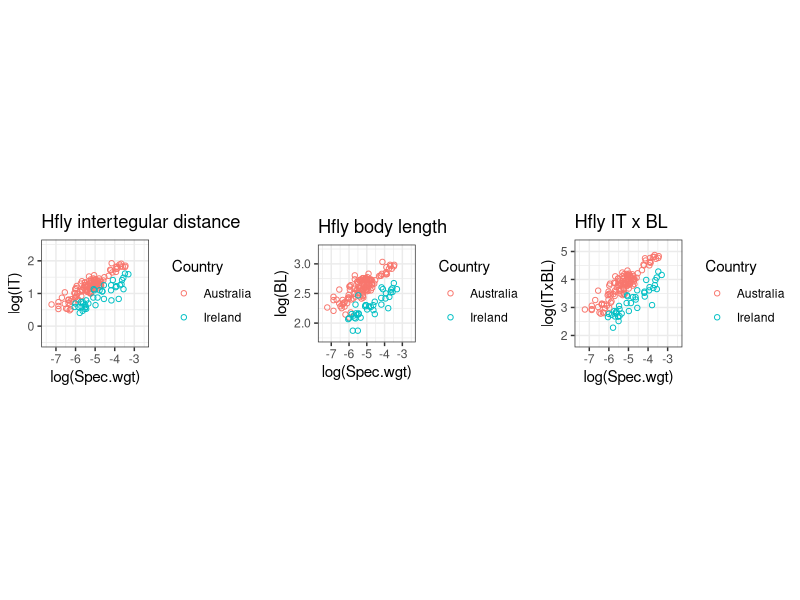
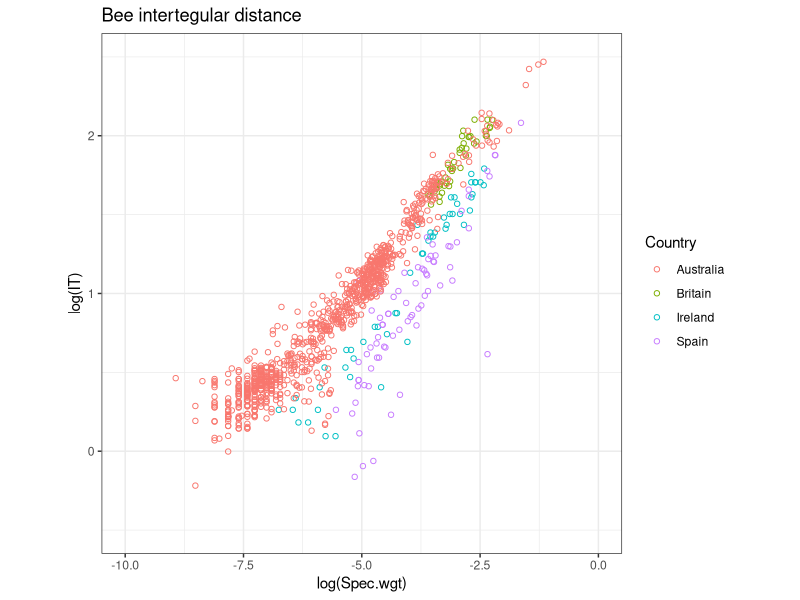
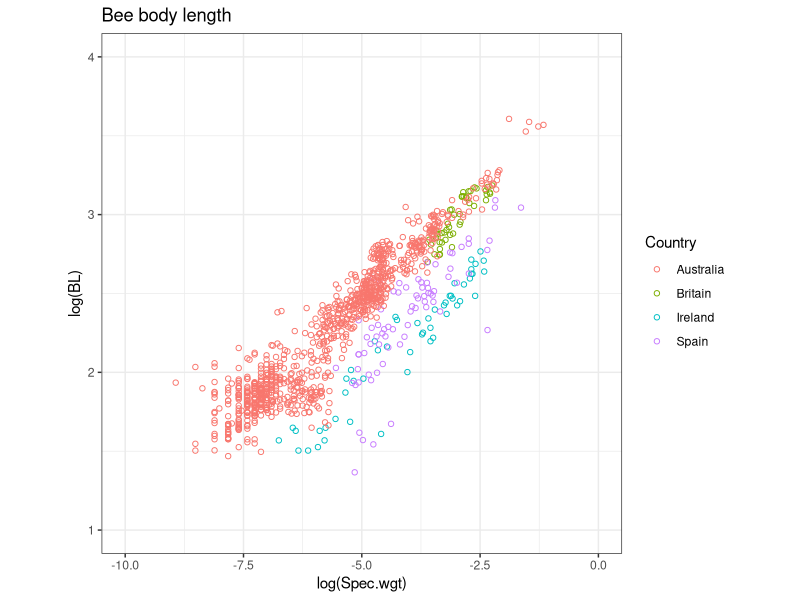
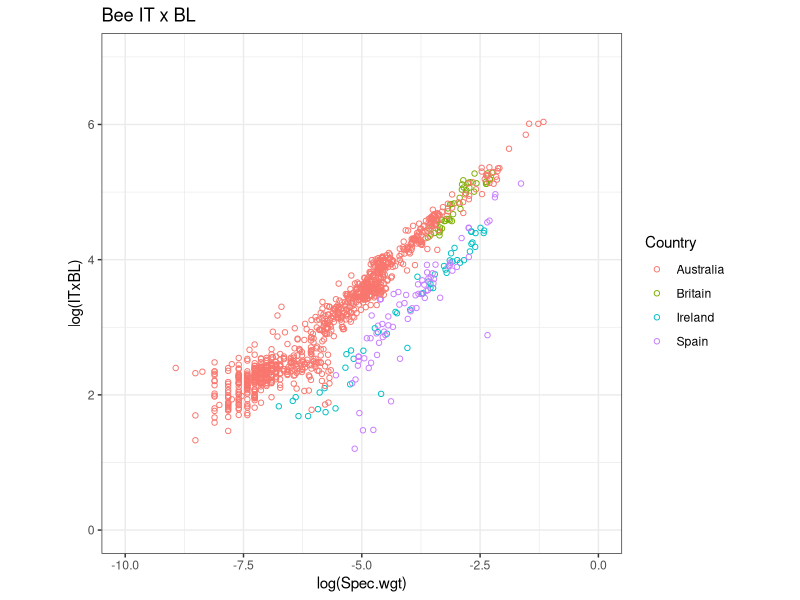
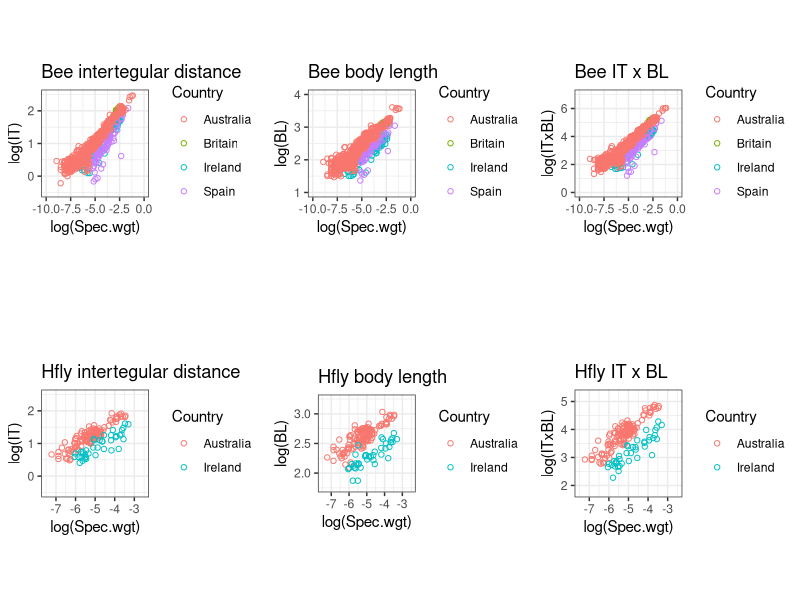

Write the R code that produced these figures, in order.
#Data frames

PredAllo=read.csv("PredAlloPoll10218.csv",header=T)

##Individual data frames
PredAllo.split=split(PredAllo,PredAllo$Taxa)
BEE=PredAllo.split[[1]]
HOV=PredAllo.split[[2]]

#Excluding Spain for now
HOV=HOV[1:162,]

#Libraries

require(ggplot2)
require(gridExtra)

#Hoverflies

HOV1=ggplot(HOV,aes(x=log(Spec.wgt),y=log(IT)))+coord_equal(xlim=c(-7.5,-2.5),ylim=c(-0.5,2.5))+
  geom_point(aes(colour=Country),lwd=2,shape=1)+theme_bw()+theme(aspect.ratio=1)+ggtitle("Hfly intertegular distance")

HOV2=ggplot(HOV,aes(x=log(Spec.wgt),y=log(BL)))+coord_equal(xlim=c(-7.5,-2.5),ylim=c(1.75,3.25))+
  geom_point(aes(colour=Country),lwd=2,shape=1)+theme_bw()+theme(aspect.ratio=1)+ggtitle("Hfly body length")

HOV3=ggplot(HOV,aes(x=log(Spec.wgt),y=log(ITxBL)))+coord_equal(xlim=c(-7.5,-2.5),ylim=c(1.75,5.25))+
  geom_point(aes(colour=Country),lwd=2,shape=1)+theme_bw()+theme(aspect.ratio=1)+ggtitle("Hfly IT x BL")

grid.arrange(HOV1,HOV2,HOV3,ncol=3)

#Bees
BEE1=ggplot(BEE,aes(x=log(Spec.wgt),y=log(IT)))+coord_equal(xlim=c(-10,-0),ylim=c(-0.5,2.5))+
  geom_point(aes(colour=Country),lwd=2,shape=1)+theme_bw()+theme(aspect.ratio=1)+ggtitle("Bee intertegular distance")
BEE1
BEE2=ggplot(BEE,aes(x=log(Spec.wgt),y=log(BL)))+coord_equal(xlim=c(-10,0),ylim=c(1,4))+
  geom_point(aes(colour=Country),lwd=2,shape=1)+theme_bw()+theme(aspect.ratio=1)+ggtitle("Bee body length")
BEE2
BEE3=ggplot(BEE,aes(x=log(Spec.wgt),y=log(ITxBL)))+coord_equal(xlim=c(-10,0),ylim=c(0,7))+
  geom_point(aes(colour=Country),lwd=2,shape=1)+theme_bw()+theme(aspect.ratio=1)+ggtitle("Bee IT x BL")
BEE3

Plots=grid.arrange(BEE1,BEE2,BEE3,HOV1,HOV2,HOV3,ncol=3,nrow=2)

ggsave("Plots #1.pdf",Plots,device="pdf",width = 15, height = 7.5)

